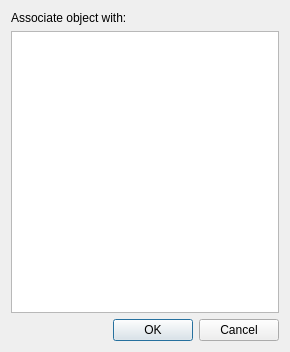
<?xml version="1.0" encoding="utf-8"?>
<ui version="4.0">
 <class>CreateObjectRelationDialog</class>
 <widget class="QDialog" name="CreateObjectRelationDialog">
  <property name="geometry">
   <rect>
    <x>0</x>
    <y>0</y>
    <width>290</width>
    <height>352</height>
   </rect>
  </property>
  <property name="windowTitle">
   <string>Edit Object Relations</string>
  </property>
  <layout class="QVBoxLayout" name="verticalLayout">
   <item>
    <widget class="QLabel" name="relationHintLabel">
     <property name="text">
      <string>Associate object with:</string>
     </property>
    </widget>
   </item>
   <item>
    <widget class="QListWidget" name="listWidget"/>
   </item>
   <item>
    <widget class="QDialogButtonBox" name="buttonBox">
     <property name="standardButtons">
      <set>QDialogButtonBox::Cancel|QDialogButtonBox::Ok</set>
     </property>
    </widget>
   </item>
  </layout>
 </widget>
 <resources/>
 <connections>
  <connection>
   <sender>buttonBox</sender>
   <signal>accepted()</signal>
   <receiver>CreateObjectRelationDialog</receiver>
   <slot>accept()</slot>
   <hints>
    <hint type="sourcelabel">
     <x>144</x>
     <y>331</y>
    </hint>
    <hint type="destinationlabel">
     <x>144</x>
     <y>175</y>
    </hint>
   </hints>
  </connection>
  <connection>
   <sender>buttonBox</sender>
   <signal>rejected()</signal>
   <receiver>CreateObjectRelationDialog</receiver>
   <slot>reject()</slot>
   <hints>
    <hint type="sourcelabel">
     <x>144</x>
     <y>331</y>
    </hint>
    <hint type="destinationlabel">
     <x>144</x>
     <y>175</y>
    </hint>
   </hints>
  </connection>
 </connections>
</ui>
